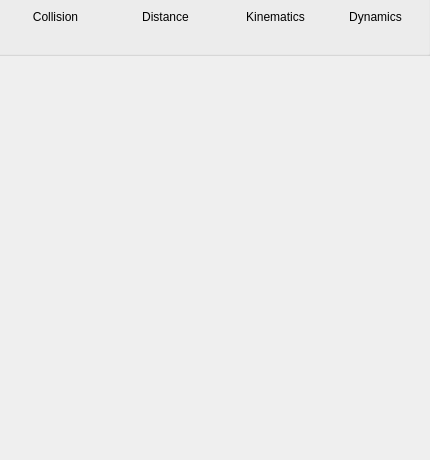
<?xml version="1.0" encoding="UTF-8"?>
<ui version="4.0">
 <class>CQDlgCalcDialogContainer</class>
 <widget class="QDialog" name="CQDlgCalcDialogContainer">
  <property name="geometry">
   <rect>
    <x>0</x>
    <y>0</y>
    <width>430</width>
    <height>460</height>
   </rect>
  </property>
  <property name="windowTitle">
   <string>Calculation Modules</string>
  </property>
  <property name="locale">
   <locale language="English" country="UnitedStates"/>
  </property>
  <widget class="QPushButton" name="qqCollision">
   <property name="geometry">
    <rect>
     <x>10</x>
     <y>5</y>
     <width>91</width>
     <height>23</height>
    </rect>
   </property>
   <property name="palette">
    <palette>
     <active>
      <colorrole role="WindowText">
       <brush brushstyle="SolidPattern">
        <color alpha="255">
         <red>0</red>
         <green>0</green>
         <blue>0</blue>
        </color>
       </brush>
      </colorrole>
      <colorrole role="Button">
       <brush brushstyle="SolidPattern">
        <color alpha="255">
         <red>255</red>
         <green>255</green>
         <blue>255</blue>
        </color>
       </brush>
      </colorrole>
      <colorrole role="Light">
       <brush brushstyle="SolidPattern">
        <color alpha="255">
         <red>255</red>
         <green>255</green>
         <blue>255</blue>
        </color>
       </brush>
      </colorrole>
      <colorrole role="Midlight">
       <brush brushstyle="SolidPattern">
        <color alpha="255">
         <red>255</red>
         <green>255</green>
         <blue>255</blue>
        </color>
       </brush>
      </colorrole>
      <colorrole role="Dark">
       <brush brushstyle="SolidPattern">
        <color alpha="255">
         <red>127</red>
         <green>127</green>
         <blue>127</blue>
        </color>
       </brush>
      </colorrole>
      <colorrole role="Mid">
       <brush brushstyle="SolidPattern">
        <color alpha="255">
         <red>170</red>
         <green>170</green>
         <blue>170</blue>
        </color>
       </brush>
      </colorrole>
      <colorrole role="Text">
       <brush brushstyle="SolidPattern">
        <color alpha="255">
         <red>0</red>
         <green>0</green>
         <blue>0</blue>
        </color>
       </brush>
      </colorrole>
      <colorrole role="BrightText">
       <brush brushstyle="SolidPattern">
        <color alpha="255">
         <red>255</red>
         <green>255</green>
         <blue>255</blue>
        </color>
       </brush>
      </colorrole>
      <colorrole role="ButtonText">
       <brush brushstyle="SolidPattern">
        <color alpha="255">
         <red>0</red>
         <green>0</green>
         <blue>0</blue>
        </color>
       </brush>
      </colorrole>
      <colorrole role="Base">
       <brush brushstyle="SolidPattern">
        <color alpha="255">
         <red>255</red>
         <green>255</green>
         <blue>255</blue>
        </color>
       </brush>
      </colorrole>
      <colorrole role="Window">
       <brush brushstyle="SolidPattern">
        <color alpha="255">
         <red>255</red>
         <green>255</green>
         <blue>255</blue>
        </color>
       </brush>
      </colorrole>
      <colorrole role="Shadow">
       <brush brushstyle="SolidPattern">
        <color alpha="255">
         <red>0</red>
         <green>0</green>
         <blue>0</blue>
        </color>
       </brush>
      </colorrole>
      <colorrole role="AlternateBase">
       <brush brushstyle="SolidPattern">
        <color alpha="255">
         <red>255</red>
         <green>255</green>
         <blue>255</blue>
        </color>
       </brush>
      </colorrole>
      <colorrole role="ToolTipBase">
       <brush brushstyle="SolidPattern">
        <color alpha="255">
         <red>255</red>
         <green>255</green>
         <blue>220</blue>
        </color>
       </brush>
      </colorrole>
      <colorrole role="ToolTipText">
       <brush brushstyle="SolidPattern">
        <color alpha="255">
         <red>0</red>
         <green>0</green>
         <blue>0</blue>
        </color>
       </brush>
      </colorrole>
      <colorrole role="PlaceholderText">
       <brush brushstyle="NoBrush">
        <color alpha="128">
         <red>0</red>
         <green>0</green>
         <blue>0</blue>
        </color>
       </brush>
      </colorrole>
     </active>
     <inactive>
      <colorrole role="WindowText">
       <brush brushstyle="SolidPattern">
        <color alpha="255">
         <red>0</red>
         <green>0</green>
         <blue>0</blue>
        </color>
       </brush>
      </colorrole>
      <colorrole role="Button">
       <brush brushstyle="SolidPattern">
        <color alpha="255">
         <red>255</red>
         <green>255</green>
         <blue>255</blue>
        </color>
       </brush>
      </colorrole>
      <colorrole role="Light">
       <brush brushstyle="SolidPattern">
        <color alpha="255">
         <red>255</red>
         <green>255</green>
         <blue>255</blue>
        </color>
       </brush>
      </colorrole>
      <colorrole role="Midlight">
       <brush brushstyle="SolidPattern">
        <color alpha="255">
         <red>255</red>
         <green>255</green>
         <blue>255</blue>
        </color>
       </brush>
      </colorrole>
      <colorrole role="Dark">
       <brush brushstyle="SolidPattern">
        <color alpha="255">
         <red>127</red>
         <green>127</green>
         <blue>127</blue>
        </color>
       </brush>
      </colorrole>
      <colorrole role="Mid">
       <brush brushstyle="SolidPattern">
        <color alpha="255">
         <red>170</red>
         <green>170</green>
         <blue>170</blue>
        </color>
       </brush>
      </colorrole>
      <colorrole role="Text">
       <brush brushstyle="SolidPattern">
        <color alpha="255">
         <red>0</red>
         <green>0</green>
         <blue>0</blue>
        </color>
       </brush>
      </colorrole>
      <colorrole role="BrightText">
       <brush brushstyle="SolidPattern">
        <color alpha="255">
         <red>255</red>
         <green>255</green>
         <blue>255</blue>
        </color>
       </brush>
      </colorrole>
      <colorrole role="ButtonText">
       <brush brushstyle="SolidPattern">
        <color alpha="255">
         <red>0</red>
         <green>0</green>
         <blue>0</blue>
        </color>
       </brush>
      </colorrole>
      <colorrole role="Base">
       <brush brushstyle="SolidPattern">
        <color alpha="255">
         <red>255</red>
         <green>255</green>
         <blue>255</blue>
        </color>
       </brush>
      </colorrole>
      <colorrole role="Window">
       <brush brushstyle="SolidPattern">
        <color alpha="255">
         <red>255</red>
         <green>255</green>
         <blue>255</blue>
        </color>
       </brush>
      </colorrole>
      <colorrole role="Shadow">
       <brush brushstyle="SolidPattern">
        <color alpha="255">
         <red>0</red>
         <green>0</green>
         <blue>0</blue>
        </color>
       </brush>
      </colorrole>
      <colorrole role="AlternateBase">
       <brush brushstyle="SolidPattern">
        <color alpha="255">
         <red>255</red>
         <green>255</green>
         <blue>255</blue>
        </color>
       </brush>
      </colorrole>
      <colorrole role="ToolTipBase">
       <brush brushstyle="SolidPattern">
        <color alpha="255">
         <red>255</red>
         <green>255</green>
         <blue>220</blue>
        </color>
       </brush>
      </colorrole>
      <colorrole role="ToolTipText">
       <brush brushstyle="SolidPattern">
        <color alpha="255">
         <red>0</red>
         <green>0</green>
         <blue>0</blue>
        </color>
       </brush>
      </colorrole>
      <colorrole role="PlaceholderText">
       <brush brushstyle="NoBrush">
        <color alpha="128">
         <red>0</red>
         <green>0</green>
         <blue>0</blue>
        </color>
       </brush>
      </colorrole>
     </inactive>
     <disabled>
      <colorrole role="WindowText">
       <brush brushstyle="SolidPattern">
        <color alpha="255">
         <red>127</red>
         <green>127</green>
         <blue>127</blue>
        </color>
       </brush>
      </colorrole>
      <colorrole role="Button">
       <brush brushstyle="SolidPattern">
        <color alpha="255">
         <red>255</red>
         <green>255</green>
         <blue>255</blue>
        </color>
       </brush>
      </colorrole>
      <colorrole role="Light">
       <brush brushstyle="SolidPattern">
        <color alpha="255">
         <red>255</red>
         <green>255</green>
         <blue>255</blue>
        </color>
       </brush>
      </colorrole>
      <colorrole role="Midlight">
       <brush brushstyle="SolidPattern">
        <color alpha="255">
         <red>255</red>
         <green>255</green>
         <blue>255</blue>
        </color>
       </brush>
      </colorrole>
      <colorrole role="Dark">
       <brush brushstyle="SolidPattern">
        <color alpha="255">
         <red>127</red>
         <green>127</green>
         <blue>127</blue>
        </color>
       </brush>
      </colorrole>
      <colorrole role="Mid">
       <brush brushstyle="SolidPattern">
        <color alpha="255">
         <red>170</red>
         <green>170</green>
         <blue>170</blue>
        </color>
       </brush>
      </colorrole>
      <colorrole role="Text">
       <brush brushstyle="SolidPattern">
        <color alpha="255">
         <red>127</red>
         <green>127</green>
         <blue>127</blue>
        </color>
       </brush>
      </colorrole>
      <colorrole role="BrightText">
       <brush brushstyle="SolidPattern">
        <color alpha="255">
         <red>255</red>
         <green>255</green>
         <blue>255</blue>
        </color>
       </brush>
      </colorrole>
      <colorrole role="ButtonText">
       <brush brushstyle="SolidPattern">
        <color alpha="255">
         <red>127</red>
         <green>127</green>
         <blue>127</blue>
        </color>
       </brush>
      </colorrole>
      <colorrole role="Base">
       <brush brushstyle="SolidPattern">
        <color alpha="255">
         <red>255</red>
         <green>255</green>
         <blue>255</blue>
        </color>
       </brush>
      </colorrole>
      <colorrole role="Window">
       <brush brushstyle="SolidPattern">
        <color alpha="255">
         <red>255</red>
         <green>255</green>
         <blue>255</blue>
        </color>
       </brush>
      </colorrole>
      <colorrole role="Shadow">
       <brush brushstyle="SolidPattern">
        <color alpha="255">
         <red>0</red>
         <green>0</green>
         <blue>0</blue>
        </color>
       </brush>
      </colorrole>
      <colorrole role="AlternateBase">
       <brush brushstyle="SolidPattern">
        <color alpha="255">
         <red>255</red>
         <green>255</green>
         <blue>255</blue>
        </color>
       </brush>
      </colorrole>
      <colorrole role="ToolTipBase">
       <brush brushstyle="SolidPattern">
        <color alpha="255">
         <red>255</red>
         <green>255</green>
         <blue>220</blue>
        </color>
       </brush>
      </colorrole>
      <colorrole role="ToolTipText">
       <brush brushstyle="SolidPattern">
        <color alpha="255">
         <red>0</red>
         <green>0</green>
         <blue>0</blue>
        </color>
       </brush>
      </colorrole>
      <colorrole role="PlaceholderText">
       <brush brushstyle="NoBrush">
        <color alpha="128">
         <red>0</red>
         <green>0</green>
         <blue>0</blue>
        </color>
       </brush>
      </colorrole>
     </disabled>
    </palette>
   </property>
   <property name="text">
    <string>Collision</string>
   </property>
   <property name="checkable">
    <bool>true</bool>
   </property>
   <property name="autoDefault">
    <bool>false</bool>
   </property>
   <property name="flat">
    <bool>true</bool>
   </property>
  </widget>
  <widget class="QPushButton" name="qqDistance">
   <property name="geometry">
    <rect>
     <x>120</x>
     <y>5</y>
     <width>91</width>
     <height>23</height>
    </rect>
   </property>
   <property name="palette">
    <palette>
     <active>
      <colorrole role="WindowText">
       <brush brushstyle="SolidPattern">
        <color alpha="255">
         <red>0</red>
         <green>0</green>
         <blue>0</blue>
        </color>
       </brush>
      </colorrole>
      <colorrole role="Button">
       <brush brushstyle="SolidPattern">
        <color alpha="255">
         <red>255</red>
         <green>255</green>
         <blue>255</blue>
        </color>
       </brush>
      </colorrole>
      <colorrole role="Light">
       <brush brushstyle="SolidPattern">
        <color alpha="255">
         <red>255</red>
         <green>255</green>
         <blue>255</blue>
        </color>
       </brush>
      </colorrole>
      <colorrole role="Midlight">
       <brush brushstyle="SolidPattern">
        <color alpha="255">
         <red>255</red>
         <green>255</green>
         <blue>255</blue>
        </color>
       </brush>
      </colorrole>
      <colorrole role="Dark">
       <brush brushstyle="SolidPattern">
        <color alpha="255">
         <red>127</red>
         <green>127</green>
         <blue>127</blue>
        </color>
       </brush>
      </colorrole>
      <colorrole role="Mid">
       <brush brushstyle="SolidPattern">
        <color alpha="255">
         <red>170</red>
         <green>170</green>
         <blue>170</blue>
        </color>
       </brush>
      </colorrole>
      <colorrole role="Text">
       <brush brushstyle="SolidPattern">
        <color alpha="255">
         <red>0</red>
         <green>0</green>
         <blue>0</blue>
        </color>
       </brush>
      </colorrole>
      <colorrole role="BrightText">
       <brush brushstyle="SolidPattern">
        <color alpha="255">
         <red>255</red>
         <green>255</green>
         <blue>255</blue>
        </color>
       </brush>
      </colorrole>
      <colorrole role="ButtonText">
       <brush brushstyle="SolidPattern">
        <color alpha="255">
         <red>0</red>
         <green>0</green>
         <blue>0</blue>
        </color>
       </brush>
      </colorrole>
      <colorrole role="Base">
       <brush brushstyle="SolidPattern">
        <color alpha="255">
         <red>255</red>
         <green>255</green>
         <blue>255</blue>
        </color>
       </brush>
      </colorrole>
      <colorrole role="Window">
       <brush brushstyle="SolidPattern">
        <color alpha="255">
         <red>255</red>
         <green>255</green>
         <blue>255</blue>
        </color>
       </brush>
      </colorrole>
      <colorrole role="Shadow">
       <brush brushstyle="SolidPattern">
        <color alpha="255">
         <red>0</red>
         <green>0</green>
         <blue>0</blue>
        </color>
       </brush>
      </colorrole>
      <colorrole role="AlternateBase">
       <brush brushstyle="SolidPattern">
        <color alpha="255">
         <red>255</red>
         <green>255</green>
         <blue>255</blue>
        </color>
       </brush>
      </colorrole>
      <colorrole role="ToolTipBase">
       <brush brushstyle="SolidPattern">
        <color alpha="255">
         <red>255</red>
         <green>255</green>
         <blue>220</blue>
        </color>
       </brush>
      </colorrole>
      <colorrole role="ToolTipText">
       <brush brushstyle="SolidPattern">
        <color alpha="255">
         <red>0</red>
         <green>0</green>
         <blue>0</blue>
        </color>
       </brush>
      </colorrole>
      <colorrole role="PlaceholderText">
       <brush brushstyle="NoBrush">
        <color alpha="128">
         <red>0</red>
         <green>0</green>
         <blue>0</blue>
        </color>
       </brush>
      </colorrole>
     </active>
     <inactive>
      <colorrole role="WindowText">
       <brush brushstyle="SolidPattern">
        <color alpha="255">
         <red>0</red>
         <green>0</green>
         <blue>0</blue>
        </color>
       </brush>
      </colorrole>
      <colorrole role="Button">
       <brush brushstyle="SolidPattern">
        <color alpha="255">
         <red>255</red>
         <green>255</green>
         <blue>255</blue>
        </color>
       </brush>
      </colorrole>
      <colorrole role="Light">
       <brush brushstyle="SolidPattern">
        <color alpha="255">
         <red>255</red>
         <green>255</green>
         <blue>255</blue>
        </color>
       </brush>
      </colorrole>
      <colorrole role="Midlight">
       <brush brushstyle="SolidPattern">
        <color alpha="255">
         <red>255</red>
         <green>255</green>
         <blue>255</blue>
        </color>
       </brush>
      </colorrole>
      <colorrole role="Dark">
       <brush brushstyle="SolidPattern">
        <color alpha="255">
         <red>127</red>
         <green>127</green>
         <blue>127</blue>
        </color>
       </brush>
      </colorrole>
      <colorrole role="Mid">
       <brush brushstyle="SolidPattern">
        <color alpha="255">
         <red>170</red>
         <green>170</green>
         <blue>170</blue>
        </color>
       </brush>
      </colorrole>
      <colorrole role="Text">
       <brush brushstyle="SolidPattern">
        <color alpha="255">
         <red>0</red>
         <green>0</green>
         <blue>0</blue>
        </color>
       </brush>
      </colorrole>
      <colorrole role="BrightText">
       <brush brushstyle="SolidPattern">
        <color alpha="255">
         <red>255</red>
         <green>255</green>
         <blue>255</blue>
        </color>
       </brush>
      </colorrole>
      <colorrole role="ButtonText">
       <brush brushstyle="SolidPattern">
        <color alpha="255">
         <red>0</red>
         <green>0</green>
         <blue>0</blue>
        </color>
       </brush>
      </colorrole>
      <colorrole role="Base">
       <brush brushstyle="SolidPattern">
        <color alpha="255">
         <red>255</red>
         <green>255</green>
         <blue>255</blue>
        </color>
       </brush>
      </colorrole>
      <colorrole role="Window">
       <brush brushstyle="SolidPattern">
        <color alpha="255">
         <red>255</red>
         <green>255</green>
         <blue>255</blue>
        </color>
       </brush>
      </colorrole>
      <colorrole role="Shadow">
       <brush brushstyle="SolidPattern">
        <color alpha="255">
         <red>0</red>
         <green>0</green>
         <blue>0</blue>
        </color>
       </brush>
      </colorrole>
      <colorrole role="AlternateBase">
       <brush brushstyle="SolidPattern">
        <color alpha="255">
         <red>255</red>
         <green>255</green>
         <blue>255</blue>
        </color>
       </brush>
      </colorrole>
      <colorrole role="ToolTipBase">
       <brush brushstyle="SolidPattern">
        <color alpha="255">
         <red>255</red>
         <green>255</green>
         <blue>220</blue>
        </color>
       </brush>
      </colorrole>
      <colorrole role="ToolTipText">
       <brush brushstyle="SolidPattern">
        <color alpha="255">
         <red>0</red>
         <green>0</green>
         <blue>0</blue>
        </color>
       </brush>
      </colorrole>
      <colorrole role="PlaceholderText">
       <brush brushstyle="NoBrush">
        <color alpha="128">
         <red>0</red>
         <green>0</green>
         <blue>0</blue>
        </color>
       </brush>
      </colorrole>
     </inactive>
     <disabled>
      <colorrole role="WindowText">
       <brush brushstyle="SolidPattern">
        <color alpha="255">
         <red>127</red>
         <green>127</green>
         <blue>127</blue>
        </color>
       </brush>
      </colorrole>
      <colorrole role="Button">
       <brush brushstyle="SolidPattern">
        <color alpha="255">
         <red>255</red>
         <green>255</green>
         <blue>255</blue>
        </color>
       </brush>
      </colorrole>
      <colorrole role="Light">
       <brush brushstyle="SolidPattern">
        <color alpha="255">
         <red>255</red>
         <green>255</green>
         <blue>255</blue>
        </color>
       </brush>
      </colorrole>
      <colorrole role="Midlight">
       <brush brushstyle="SolidPattern">
        <color alpha="255">
         <red>255</red>
         <green>255</green>
         <blue>255</blue>
        </color>
       </brush>
      </colorrole>
      <colorrole role="Dark">
       <brush brushstyle="SolidPattern">
        <color alpha="255">
         <red>127</red>
         <green>127</green>
         <blue>127</blue>
        </color>
       </brush>
      </colorrole>
      <colorrole role="Mid">
       <brush brushstyle="SolidPattern">
        <color alpha="255">
         <red>170</red>
         <green>170</green>
         <blue>170</blue>
        </color>
       </brush>
      </colorrole>
      <colorrole role="Text">
       <brush brushstyle="SolidPattern">
        <color alpha="255">
         <red>127</red>
         <green>127</green>
         <blue>127</blue>
        </color>
       </brush>
      </colorrole>
      <colorrole role="BrightText">
       <brush brushstyle="SolidPattern">
        <color alpha="255">
         <red>255</red>
         <green>255</green>
         <blue>255</blue>
        </color>
       </brush>
      </colorrole>
      <colorrole role="ButtonText">
       <brush brushstyle="SolidPattern">
        <color alpha="255">
         <red>127</red>
         <green>127</green>
         <blue>127</blue>
        </color>
       </brush>
      </colorrole>
      <colorrole role="Base">
       <brush brushstyle="SolidPattern">
        <color alpha="255">
         <red>255</red>
         <green>255</green>
         <blue>255</blue>
        </color>
       </brush>
      </colorrole>
      <colorrole role="Window">
       <brush brushstyle="SolidPattern">
        <color alpha="255">
         <red>255</red>
         <green>255</green>
         <blue>255</blue>
        </color>
       </brush>
      </colorrole>
      <colorrole role="Shadow">
       <brush brushstyle="SolidPattern">
        <color alpha="255">
         <red>0</red>
         <green>0</green>
         <blue>0</blue>
        </color>
       </brush>
      </colorrole>
      <colorrole role="AlternateBase">
       <brush brushstyle="SolidPattern">
        <color alpha="255">
         <red>255</red>
         <green>255</green>
         <blue>255</blue>
        </color>
       </brush>
      </colorrole>
      <colorrole role="ToolTipBase">
       <brush brushstyle="SolidPattern">
        <color alpha="255">
         <red>255</red>
         <green>255</green>
         <blue>220</blue>
        </color>
       </brush>
      </colorrole>
      <colorrole role="ToolTipText">
       <brush brushstyle="SolidPattern">
        <color alpha="255">
         <red>0</red>
         <green>0</green>
         <blue>0</blue>
        </color>
       </brush>
      </colorrole>
      <colorrole role="PlaceholderText">
       <brush brushstyle="NoBrush">
        <color alpha="128">
         <red>0</red>
         <green>0</green>
         <blue>0</blue>
        </color>
       </brush>
      </colorrole>
     </disabled>
    </palette>
   </property>
   <property name="text">
    <string>Distance</string>
   </property>
   <property name="checkable">
    <bool>true</bool>
   </property>
   <property name="autoDefault">
    <bool>false</bool>
   </property>
   <property name="flat">
    <bool>true</bool>
   </property>
  </widget>
  <widget class="QPushButton" name="qqDynamics">
   <property name="geometry">
    <rect>
     <x>330</x>
     <y>5</y>
     <width>91</width>
     <height>23</height>
    </rect>
   </property>
   <property name="palette">
    <palette>
     <active>
      <colorrole role="WindowText">
       <brush brushstyle="SolidPattern">
        <color alpha="255">
         <red>0</red>
         <green>0</green>
         <blue>0</blue>
        </color>
       </brush>
      </colorrole>
      <colorrole role="Button">
       <brush brushstyle="SolidPattern">
        <color alpha="255">
         <red>255</red>
         <green>255</green>
         <blue>255</blue>
        </color>
       </brush>
      </colorrole>
      <colorrole role="Light">
       <brush brushstyle="SolidPattern">
        <color alpha="255">
         <red>255</red>
         <green>255</green>
         <blue>255</blue>
        </color>
       </brush>
      </colorrole>
      <colorrole role="Midlight">
       <brush brushstyle="SolidPattern">
        <color alpha="255">
         <red>255</red>
         <green>255</green>
         <blue>255</blue>
        </color>
       </brush>
      </colorrole>
      <colorrole role="Dark">
       <brush brushstyle="SolidPattern">
        <color alpha="255">
         <red>127</red>
         <green>127</green>
         <blue>127</blue>
        </color>
       </brush>
      </colorrole>
      <colorrole role="Mid">
       <brush brushstyle="SolidPattern">
        <color alpha="255">
         <red>170</red>
         <green>170</green>
         <blue>170</blue>
        </color>
       </brush>
      </colorrole>
      <colorrole role="Text">
       <brush brushstyle="SolidPattern">
        <color alpha="255">
         <red>0</red>
         <green>0</green>
         <blue>0</blue>
        </color>
       </brush>
      </colorrole>
      <colorrole role="BrightText">
       <brush brushstyle="SolidPattern">
        <color alpha="255">
         <red>255</red>
         <green>255</green>
         <blue>255</blue>
        </color>
       </brush>
      </colorrole>
      <colorrole role="ButtonText">
       <brush brushstyle="SolidPattern">
        <color alpha="255">
         <red>0</red>
         <green>0</green>
         <blue>0</blue>
        </color>
       </brush>
      </colorrole>
      <colorrole role="Base">
       <brush brushstyle="SolidPattern">
        <color alpha="255">
         <red>255</red>
         <green>255</green>
         <blue>255</blue>
        </color>
       </brush>
      </colorrole>
      <colorrole role="Window">
       <brush brushstyle="SolidPattern">
        <color alpha="255">
         <red>255</red>
         <green>255</green>
         <blue>255</blue>
        </color>
       </brush>
      </colorrole>
      <colorrole role="Shadow">
       <brush brushstyle="SolidPattern">
        <color alpha="255">
         <red>0</red>
         <green>0</green>
         <blue>0</blue>
        </color>
       </brush>
      </colorrole>
      <colorrole role="AlternateBase">
       <brush brushstyle="SolidPattern">
        <color alpha="255">
         <red>255</red>
         <green>255</green>
         <blue>255</blue>
        </color>
       </brush>
      </colorrole>
      <colorrole role="ToolTipBase">
       <brush brushstyle="SolidPattern">
        <color alpha="255">
         <red>255</red>
         <green>255</green>
         <blue>220</blue>
        </color>
       </brush>
      </colorrole>
      <colorrole role="ToolTipText">
       <brush brushstyle="SolidPattern">
        <color alpha="255">
         <red>0</red>
         <green>0</green>
         <blue>0</blue>
        </color>
       </brush>
      </colorrole>
      <colorrole role="PlaceholderText">
       <brush brushstyle="NoBrush">
        <color alpha="128">
         <red>0</red>
         <green>0</green>
         <blue>0</blue>
        </color>
       </brush>
      </colorrole>
     </active>
     <inactive>
      <colorrole role="WindowText">
       <brush brushstyle="SolidPattern">
        <color alpha="255">
         <red>0</red>
         <green>0</green>
         <blue>0</blue>
        </color>
       </brush>
      </colorrole>
      <colorrole role="Button">
       <brush brushstyle="SolidPattern">
        <color alpha="255">
         <red>255</red>
         <green>255</green>
         <blue>255</blue>
        </color>
       </brush>
      </colorrole>
      <colorrole role="Light">
       <brush brushstyle="SolidPattern">
        <color alpha="255">
         <red>255</red>
         <green>255</green>
         <blue>255</blue>
        </color>
       </brush>
      </colorrole>
      <colorrole role="Midlight">
       <brush brushstyle="SolidPattern">
        <color alpha="255">
         <red>255</red>
         <green>255</green>
         <blue>255</blue>
        </color>
       </brush>
      </colorrole>
      <colorrole role="Dark">
       <brush brushstyle="SolidPattern">
        <color alpha="255">
         <red>127</red>
         <green>127</green>
         <blue>127</blue>
        </color>
       </brush>
      </colorrole>
      <colorrole role="Mid">
       <brush brushstyle="SolidPattern">
        <color alpha="255">
         <red>170</red>
         <green>170</green>
         <blue>170</blue>
        </color>
       </brush>
      </colorrole>
      <colorrole role="Text">
       <brush brushstyle="SolidPattern">
        <color alpha="255">
         <red>0</red>
         <green>0</green>
         <blue>0</blue>
        </color>
       </brush>
      </colorrole>
      <colorrole role="BrightText">
       <brush brushstyle="SolidPattern">
        <color alpha="255">
         <red>255</red>
         <green>255</green>
         <blue>255</blue>
        </color>
       </brush>
      </colorrole>
      <colorrole role="ButtonText">
       <brush brushstyle="SolidPattern">
        <color alpha="255">
         <red>0</red>
         <green>0</green>
         <blue>0</blue>
        </color>
       </brush>
      </colorrole>
      <colorrole role="Base">
       <brush brushstyle="SolidPattern">
        <color alpha="255">
         <red>255</red>
         <green>255</green>
         <blue>255</blue>
        </color>
       </brush>
      </colorrole>
      <colorrole role="Window">
       <brush brushstyle="SolidPattern">
        <color alpha="255">
         <red>255</red>
         <green>255</green>
         <blue>255</blue>
        </color>
       </brush>
      </colorrole>
      <colorrole role="Shadow">
       <brush brushstyle="SolidPattern">
        <color alpha="255">
         <red>0</red>
         <green>0</green>
         <blue>0</blue>
        </color>
       </brush>
      </colorrole>
      <colorrole role="AlternateBase">
       <brush brushstyle="SolidPattern">
        <color alpha="255">
         <red>255</red>
         <green>255</green>
         <blue>255</blue>
        </color>
       </brush>
      </colorrole>
      <colorrole role="ToolTipBase">
       <brush brushstyle="SolidPattern">
        <color alpha="255">
         <red>255</red>
         <green>255</green>
         <blue>220</blue>
        </color>
       </brush>
      </colorrole>
      <colorrole role="ToolTipText">
       <brush brushstyle="SolidPattern">
        <color alpha="255">
         <red>0</red>
         <green>0</green>
         <blue>0</blue>
        </color>
       </brush>
      </colorrole>
      <colorrole role="PlaceholderText">
       <brush brushstyle="NoBrush">
        <color alpha="128">
         <red>0</red>
         <green>0</green>
         <blue>0</blue>
        </color>
       </brush>
      </colorrole>
     </inactive>
     <disabled>
      <colorrole role="WindowText">
       <brush brushstyle="SolidPattern">
        <color alpha="255">
         <red>127</red>
         <green>127</green>
         <blue>127</blue>
        </color>
       </brush>
      </colorrole>
      <colorrole role="Button">
       <brush brushstyle="SolidPattern">
        <color alpha="255">
         <red>255</red>
         <green>255</green>
         <blue>255</blue>
        </color>
       </brush>
      </colorrole>
      <colorrole role="Light">
       <brush brushstyle="SolidPattern">
        <color alpha="255">
         <red>255</red>
         <green>255</green>
         <blue>255</blue>
        </color>
       </brush>
      </colorrole>
      <colorrole role="Midlight">
       <brush brushstyle="SolidPattern">
        <color alpha="255">
         <red>255</red>
         <green>255</green>
         <blue>255</blue>
        </color>
       </brush>
      </colorrole>
      <colorrole role="Dark">
       <brush brushstyle="SolidPattern">
        <color alpha="255">
         <red>127</red>
         <green>127</green>
         <blue>127</blue>
        </color>
       </brush>
      </colorrole>
      <colorrole role="Mid">
       <brush brushstyle="SolidPattern">
        <color alpha="255">
         <red>170</red>
         <green>170</green>
         <blue>170</blue>
        </color>
       </brush>
      </colorrole>
      <colorrole role="Text">
       <brush brushstyle="SolidPattern">
        <color alpha="255">
         <red>127</red>
         <green>127</green>
         <blue>127</blue>
        </color>
       </brush>
      </colorrole>
      <colorrole role="BrightText">
       <brush brushstyle="SolidPattern">
        <color alpha="255">
         <red>255</red>
         <green>255</green>
         <blue>255</blue>
        </color>
       </brush>
      </colorrole>
      <colorrole role="ButtonText">
       <brush brushstyle="SolidPattern">
        <color alpha="255">
         <red>127</red>
         <green>127</green>
         <blue>127</blue>
        </color>
       </brush>
      </colorrole>
      <colorrole role="Base">
       <brush brushstyle="SolidPattern">
        <color alpha="255">
         <red>255</red>
         <green>255</green>
         <blue>255</blue>
        </color>
       </brush>
      </colorrole>
      <colorrole role="Window">
       <brush brushstyle="SolidPattern">
        <color alpha="255">
         <red>255</red>
         <green>255</green>
         <blue>255</blue>
        </color>
       </brush>
      </colorrole>
      <colorrole role="Shadow">
       <brush brushstyle="SolidPattern">
        <color alpha="255">
         <red>0</red>
         <green>0</green>
         <blue>0</blue>
        </color>
       </brush>
      </colorrole>
      <colorrole role="AlternateBase">
       <brush brushstyle="SolidPattern">
        <color alpha="255">
         <red>255</red>
         <green>255</green>
         <blue>255</blue>
        </color>
       </brush>
      </colorrole>
      <colorrole role="ToolTipBase">
       <brush brushstyle="SolidPattern">
        <color alpha="255">
         <red>255</red>
         <green>255</green>
         <blue>220</blue>
        </color>
       </brush>
      </colorrole>
      <colorrole role="ToolTipText">
       <brush brushstyle="SolidPattern">
        <color alpha="255">
         <red>0</red>
         <green>0</green>
         <blue>0</blue>
        </color>
       </brush>
      </colorrole>
      <colorrole role="PlaceholderText">
       <brush brushstyle="NoBrush">
        <color alpha="128">
         <red>0</red>
         <green>0</green>
         <blue>0</blue>
        </color>
       </brush>
      </colorrole>
     </disabled>
    </palette>
   </property>
   <property name="text">
    <string>Dynamics</string>
   </property>
   <property name="checkable">
    <bool>true</bool>
   </property>
   <property name="autoDefault">
    <bool>false</bool>
   </property>
   <property name="flat">
    <bool>true</bool>
   </property>
  </widget>
  <widget class="QGroupBox" name="qqGroupBox">
   <property name="geometry">
    <rect>
     <x>-10</x>
     <y>-25</y>
     <width>441</width>
     <height>81</height>
    </rect>
   </property>
   <property name="autoFillBackground">
    <bool>false</bool>
   </property>
   <property name="title">
    <string>GroupBox</string>
   </property>
   <property name="flat">
    <bool>false</bool>
   </property>
  </widget>
  <widget class="QPushButton" name="qqIk">
   <property name="geometry">
    <rect>
     <x>230</x>
     <y>5</y>
     <width>91</width>
     <height>23</height>
    </rect>
   </property>
   <property name="palette">
    <palette>
     <active>
      <colorrole role="WindowText">
       <brush brushstyle="SolidPattern">
        <color alpha="255">
         <red>0</red>
         <green>0</green>
         <blue>0</blue>
        </color>
       </brush>
      </colorrole>
      <colorrole role="Button">
       <brush brushstyle="SolidPattern">
        <color alpha="255">
         <red>255</red>
         <green>255</green>
         <blue>255</blue>
        </color>
       </brush>
      </colorrole>
      <colorrole role="Light">
       <brush brushstyle="SolidPattern">
        <color alpha="255">
         <red>255</red>
         <green>255</green>
         <blue>255</blue>
        </color>
       </brush>
      </colorrole>
      <colorrole role="Midlight">
       <brush brushstyle="SolidPattern">
        <color alpha="255">
         <red>255</red>
         <green>255</green>
         <blue>255</blue>
        </color>
       </brush>
      </colorrole>
      <colorrole role="Dark">
       <brush brushstyle="SolidPattern">
        <color alpha="255">
         <red>127</red>
         <green>127</green>
         <blue>127</blue>
        </color>
       </brush>
      </colorrole>
      <colorrole role="Mid">
       <brush brushstyle="SolidPattern">
        <color alpha="255">
         <red>170</red>
         <green>170</green>
         <blue>170</blue>
        </color>
       </brush>
      </colorrole>
      <colorrole role="Text">
       <brush brushstyle="SolidPattern">
        <color alpha="255">
         <red>0</red>
         <green>0</green>
         <blue>0</blue>
        </color>
       </brush>
      </colorrole>
      <colorrole role="BrightText">
       <brush brushstyle="SolidPattern">
        <color alpha="255">
         <red>255</red>
         <green>255</green>
         <blue>255</blue>
        </color>
       </brush>
      </colorrole>
      <colorrole role="ButtonText">
       <brush brushstyle="SolidPattern">
        <color alpha="255">
         <red>0</red>
         <green>0</green>
         <blue>0</blue>
        </color>
       </brush>
      </colorrole>
      <colorrole role="Base">
       <brush brushstyle="SolidPattern">
        <color alpha="255">
         <red>255</red>
         <green>255</green>
         <blue>255</blue>
        </color>
       </brush>
      </colorrole>
      <colorrole role="Window">
       <brush brushstyle="SolidPattern">
        <color alpha="255">
         <red>255</red>
         <green>255</green>
         <blue>255</blue>
        </color>
       </brush>
      </colorrole>
      <colorrole role="Shadow">
       <brush brushstyle="SolidPattern">
        <color alpha="255">
         <red>0</red>
         <green>0</green>
         <blue>0</blue>
        </color>
       </brush>
      </colorrole>
      <colorrole role="AlternateBase">
       <brush brushstyle="SolidPattern">
        <color alpha="255">
         <red>255</red>
         <green>255</green>
         <blue>255</blue>
        </color>
       </brush>
      </colorrole>
      <colorrole role="ToolTipBase">
       <brush brushstyle="SolidPattern">
        <color alpha="255">
         <red>255</red>
         <green>255</green>
         <blue>220</blue>
        </color>
       </brush>
      </colorrole>
      <colorrole role="ToolTipText">
       <brush brushstyle="SolidPattern">
        <color alpha="255">
         <red>0</red>
         <green>0</green>
         <blue>0</blue>
        </color>
       </brush>
      </colorrole>
      <colorrole role="PlaceholderText">
       <brush brushstyle="NoBrush">
        <color alpha="128">
         <red>0</red>
         <green>0</green>
         <blue>0</blue>
        </color>
       </brush>
      </colorrole>
     </active>
     <inactive>
      <colorrole role="WindowText">
       <brush brushstyle="SolidPattern">
        <color alpha="255">
         <red>0</red>
         <green>0</green>
         <blue>0</blue>
        </color>
       </brush>
      </colorrole>
      <colorrole role="Button">
       <brush brushstyle="SolidPattern">
        <color alpha="255">
         <red>255</red>
         <green>255</green>
         <blue>255</blue>
        </color>
       </brush>
      </colorrole>
      <colorrole role="Light">
       <brush brushstyle="SolidPattern">
        <color alpha="255">
         <red>255</red>
         <green>255</green>
         <blue>255</blue>
        </color>
       </brush>
      </colorrole>
      <colorrole role="Midlight">
       <brush brushstyle="SolidPattern">
        <color alpha="255">
         <red>255</red>
         <green>255</green>
         <blue>255</blue>
        </color>
       </brush>
      </colorrole>
      <colorrole role="Dark">
       <brush brushstyle="SolidPattern">
        <color alpha="255">
         <red>127</red>
         <green>127</green>
         <blue>127</blue>
        </color>
       </brush>
      </colorrole>
      <colorrole role="Mid">
       <brush brushstyle="SolidPattern">
        <color alpha="255">
         <red>170</red>
         <green>170</green>
         <blue>170</blue>
        </color>
       </brush>
      </colorrole>
      <colorrole role="Text">
       <brush brushstyle="SolidPattern">
        <color alpha="255">
         <red>0</red>
         <green>0</green>
         <blue>0</blue>
        </color>
       </brush>
      </colorrole>
      <colorrole role="BrightText">
       <brush brushstyle="SolidPattern">
        <color alpha="255">
         <red>255</red>
         <green>255</green>
         <blue>255</blue>
        </color>
       </brush>
      </colorrole>
      <colorrole role="ButtonText">
       <brush brushstyle="SolidPattern">
        <color alpha="255">
         <red>0</red>
         <green>0</green>
         <blue>0</blue>
        </color>
       </brush>
      </colorrole>
      <colorrole role="Base">
       <brush brushstyle="SolidPattern">
        <color alpha="255">
         <red>255</red>
         <green>255</green>
         <blue>255</blue>
        </color>
       </brush>
      </colorrole>
      <colorrole role="Window">
       <brush brushstyle="SolidPattern">
        <color alpha="255">
         <red>255</red>
         <green>255</green>
         <blue>255</blue>
        </color>
       </brush>
      </colorrole>
      <colorrole role="Shadow">
       <brush brushstyle="SolidPattern">
        <color alpha="255">
         <red>0</red>
         <green>0</green>
         <blue>0</blue>
        </color>
       </brush>
      </colorrole>
      <colorrole role="AlternateBase">
       <brush brushstyle="SolidPattern">
        <color alpha="255">
         <red>255</red>
         <green>255</green>
         <blue>255</blue>
        </color>
       </brush>
      </colorrole>
      <colorrole role="ToolTipBase">
       <brush brushstyle="SolidPattern">
        <color alpha="255">
         <red>255</red>
         <green>255</green>
         <blue>220</blue>
        </color>
       </brush>
      </colorrole>
      <colorrole role="ToolTipText">
       <brush brushstyle="SolidPattern">
        <color alpha="255">
         <red>0</red>
         <green>0</green>
         <blue>0</blue>
        </color>
       </brush>
      </colorrole>
      <colorrole role="PlaceholderText">
       <brush brushstyle="NoBrush">
        <color alpha="128">
         <red>0</red>
         <green>0</green>
         <blue>0</blue>
        </color>
       </brush>
      </colorrole>
     </inactive>
     <disabled>
      <colorrole role="WindowText">
       <brush brushstyle="SolidPattern">
        <color alpha="255">
         <red>127</red>
         <green>127</green>
         <blue>127</blue>
        </color>
       </brush>
      </colorrole>
      <colorrole role="Button">
       <brush brushstyle="SolidPattern">
        <color alpha="255">
         <red>255</red>
         <green>255</green>
         <blue>255</blue>
        </color>
       </brush>
      </colorrole>
      <colorrole role="Light">
       <brush brushstyle="SolidPattern">
        <color alpha="255">
         <red>255</red>
         <green>255</green>
         <blue>255</blue>
        </color>
       </brush>
      </colorrole>
      <colorrole role="Midlight">
       <brush brushstyle="SolidPattern">
        <color alpha="255">
         <red>255</red>
         <green>255</green>
         <blue>255</blue>
        </color>
       </brush>
      </colorrole>
      <colorrole role="Dark">
       <brush brushstyle="SolidPattern">
        <color alpha="255">
         <red>127</red>
         <green>127</green>
         <blue>127</blue>
        </color>
       </brush>
      </colorrole>
      <colorrole role="Mid">
       <brush brushstyle="SolidPattern">
        <color alpha="255">
         <red>170</red>
         <green>170</green>
         <blue>170</blue>
        </color>
       </brush>
      </colorrole>
      <colorrole role="Text">
       <brush brushstyle="SolidPattern">
        <color alpha="255">
         <red>127</red>
         <green>127</green>
         <blue>127</blue>
        </color>
       </brush>
      </colorrole>
      <colorrole role="BrightText">
       <brush brushstyle="SolidPattern">
        <color alpha="255">
         <red>255</red>
         <green>255</green>
         <blue>255</blue>
        </color>
       </brush>
      </colorrole>
      <colorrole role="ButtonText">
       <brush brushstyle="SolidPattern">
        <color alpha="255">
         <red>127</red>
         <green>127</green>
         <blue>127</blue>
        </color>
       </brush>
      </colorrole>
      <colorrole role="Base">
       <brush brushstyle="SolidPattern">
        <color alpha="255">
         <red>255</red>
         <green>255</green>
         <blue>255</blue>
        </color>
       </brush>
      </colorrole>
      <colorrole role="Window">
       <brush brushstyle="SolidPattern">
        <color alpha="255">
         <red>255</red>
         <green>255</green>
         <blue>255</blue>
        </color>
       </brush>
      </colorrole>
      <colorrole role="Shadow">
       <brush brushstyle="SolidPattern">
        <color alpha="255">
         <red>0</red>
         <green>0</green>
         <blue>0</blue>
        </color>
       </brush>
      </colorrole>
      <colorrole role="AlternateBase">
       <brush brushstyle="SolidPattern">
        <color alpha="255">
         <red>255</red>
         <green>255</green>
         <blue>255</blue>
        </color>
       </brush>
      </colorrole>
      <colorrole role="ToolTipBase">
       <brush brushstyle="SolidPattern">
        <color alpha="255">
         <red>255</red>
         <green>255</green>
         <blue>220</blue>
        </color>
       </brush>
      </colorrole>
      <colorrole role="ToolTipText">
       <brush brushstyle="SolidPattern">
        <color alpha="255">
         <red>0</red>
         <green>0</green>
         <blue>0</blue>
        </color>
       </brush>
      </colorrole>
      <colorrole role="PlaceholderText">
       <brush brushstyle="NoBrush">
        <color alpha="128">
         <red>0</red>
         <green>0</green>
         <blue>0</blue>
        </color>
       </brush>
      </colorrole>
     </disabled>
    </palette>
   </property>
   <property name="text">
    <string>Kinematics</string>
   </property>
   <property name="checkable">
    <bool>true</bool>
   </property>
   <property name="autoDefault">
    <bool>false</bool>
   </property>
   <property name="flat">
    <bool>true</bool>
   </property>
  </widget>
  <zorder>qqGroupBox</zorder>
  <zorder>qqCollision</zorder>
  <zorder>qqDistance</zorder>
  <zorder>qqDynamics</zorder>
  <zorder>qqIk</zorder>
 </widget>
 <tabstops>
  <tabstop>qqCollision</tabstop>
  <tabstop>qqDistance</tabstop>
  <tabstop>qqIk</tabstop>
  <tabstop>qqDynamics</tabstop>
 </tabstops>
 <resources/>
 <connections/>
</ui>
